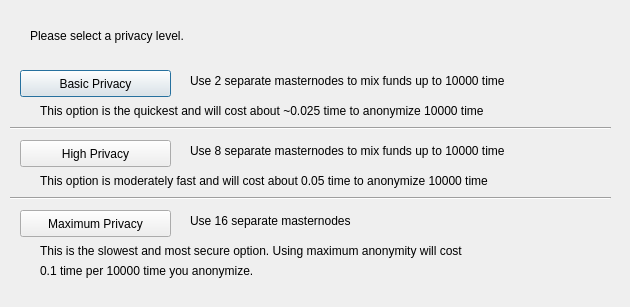
<?xml version="1.0" encoding="UTF-8"?>
<ui version="4.0">
 <class>ObfuscationConfig</class>
 <widget class="QDialog" name="ObfuscationConfig">
  <property name="geometry">
   <rect>
    <x>0</x>
    <y>0</y>
    <width>630</width>
    <height>307</height>
   </rect>
  </property>
  <property name="windowTitle">
   <string>Configure Obfuscation</string>
  </property>
  <widget class="QPushButton" name="buttonBasic">
   <property name="geometry">
    <rect>
     <x>20</x>
     <y>70</y>
     <width>151</width>
     <height>27</height>
    </rect>
   </property>
   <property name="text">
    <string>Basic Privacy</string>
   </property>
  </widget>
  <widget class="QPushButton" name="buttonHigh">
   <property name="geometry">
    <rect>
     <x>20</x>
     <y>140</y>
     <width>151</width>
     <height>27</height>
    </rect>
   </property>
   <property name="text">
    <string>High Privacy</string>
   </property>
  </widget>
  <widget class="QPushButton" name="buttonMax">
   <property name="geometry">
    <rect>
     <x>20</x>
     <y>210</y>
     <width>151</width>
     <height>27</height>
    </rect>
   </property>
   <property name="text">
    <string>Maximum Privacy</string>
   </property>
  </widget>
  <widget class="QLabel" name="label">
   <property name="geometry">
    <rect>
     <x>30</x>
     <y>20</y>
     <width>571</width>
     <height>31</height>
    </rect>
   </property>
   <property name="text">
    <string>Please select a privacy level.</string>
   </property>
  </widget>
  <widget class="QLabel" name="label_2">
   <property name="geometry">
    <rect>
     <x>190</x>
     <y>70</y>
     <width>421</width>
     <height>21</height>
    </rect>
   </property>
   <property name="text">
    <string>Use 2 separate masternodes to mix funds up to 10000 time</string>
   </property>
  </widget>
  <widget class="QLabel" name="label_3">
   <property name="geometry">
    <rect>
     <x>190</x>
     <y>140</y>
     <width>411</width>
     <height>21</height>
    </rect>
   </property>
   <property name="text">
    <string>Use 8 separate masternodes to mix funds up to 10000 time</string>
   </property>
  </widget>
  <widget class="QLabel" name="label_4">
   <property name="geometry">
    <rect>
     <x>190</x>
     <y>210</y>
     <width>421</width>
     <height>21</height>
    </rect>
   </property>
   <property name="text">
    <string>Use 16 separate masternodes</string>
   </property>
  </widget>
  <widget class="QLabel" name="label_6">
   <property name="geometry">
    <rect>
     <x>40</x>
     <y>100</y>
     <width>561</width>
     <height>21</height>
    </rect>
   </property>
   <property name="text">
    <string>This option is the quickest and will cost about ~0.025 time to anonymize 10000 time</string>
   </property>
  </widget>
  <widget class="QLabel" name="label_7">
   <property name="geometry">
    <rect>
     <x>40</x>
     <y>170</y>
     <width>561</width>
     <height>21</height>
    </rect>
   </property>
   <property name="text">
    <string>This option is moderately fast and will cost about 0.05 time to anonymize 10000 time</string>
   </property>
  </widget>
  <widget class="QLabel" name="label_8">
   <property name="geometry">
    <rect>
     <x>40</x>
     <y>240</y>
     <width>561</width>
     <height>21</height>
    </rect>
   </property>
   <property name="text">
    <string>This is the slowest and most secure option. Using maximum anonymity will cost</string>
   </property>
  </widget>
  <widget class="QLabel" name="label_9">
   <property name="geometry">
    <rect>
     <x>40</x>
     <y>260</y>
     <width>561</width>
     <height>21</height>
    </rect>
   </property>
   <property name="text">
    <string>0.1 time per 10000 time you anonymize.</string>
   </property>
  </widget>
  <widget class="Line" name="line">
   <property name="geometry">
    <rect>
     <x>10</x>
     <y>120</y>
     <width>601</width>
     <height>16</height>
    </rect>
   </property>
   <property name="orientation">
    <enum>Qt::Horizontal</enum>
   </property>
  </widget>
  <widget class="Line" name="line_2">
   <property name="geometry">
    <rect>
     <x>10</x>
     <y>190</y>
     <width>601</width>
     <height>16</height>
    </rect>
   </property>
   <property name="orientation">
    <enum>Qt::Horizontal</enum>
   </property>
  </widget>
 </widget>
 <resources/>
 <connections/>
</ui>
